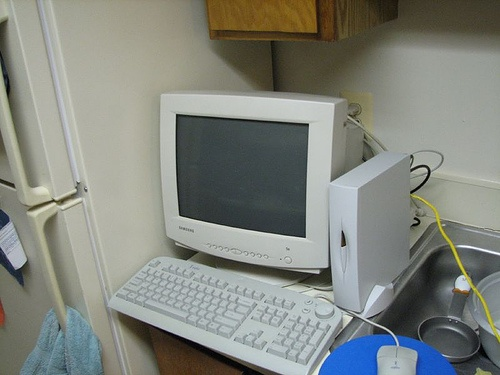
#> input picture test.jpg, 500 x 375 px, found by its file name
$ python 033_Laplacian_Filter.py   (older library calls are emulated)
#> lines starting #> are read from the running program, lines starting #| are printed output that depends on the picture
import cv2
import numpy as np

image = cv2.imread("H:\\OpenCV_Learning\\test.jpg")
#> image is the input picture: shape (375, 500, 3); mean B, G, R 126.1, 133.4, 130.1
cv2.namedWindow("input", cv2.WINDOW_AUTOSIZE)
cv2.imshow("input", image)

h, w = image.shape[:2]
#> h = 375; w = 500
src = cv2.GaussianBlur(image, (3, 3), 1)
dst = cv2.Laplacian(src, cv2.CV_32F, ksize=3, delta=127)
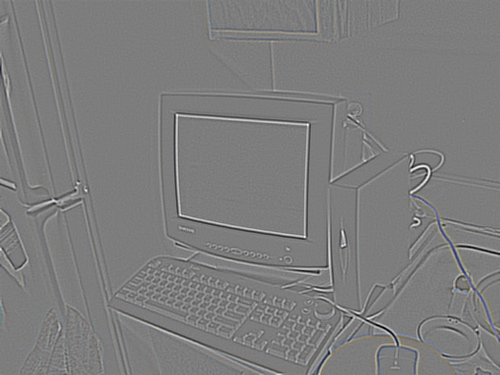
#> dst: shape (375, 500, 3) float32; mean B, G, R 127, 127, 127; drawn with min black and max white
dst = cv2.convertScaleAbs(dst)
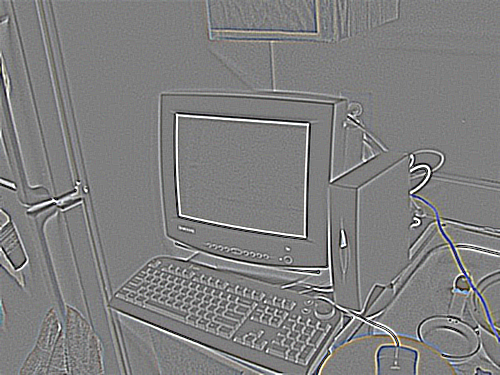
#> dst: shape (375, 500, 3); mean B, G, R 127.2, 127.2, 127.2

result = np.zeros([h, w*2, 3], dtype=image.dtype)
result[0:h, 0:w, :] = image
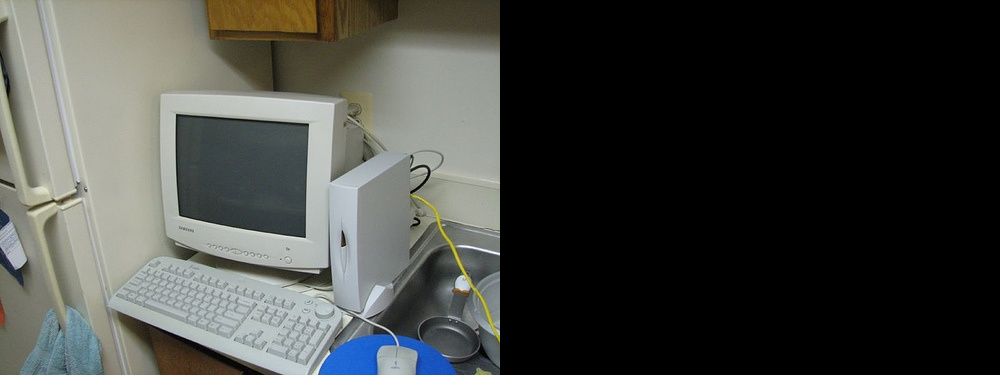
#> result: shape (375, 1000, 3); mean B, G, R 63, 66.7, 65
result[0:h, w:w*2, :] = dst
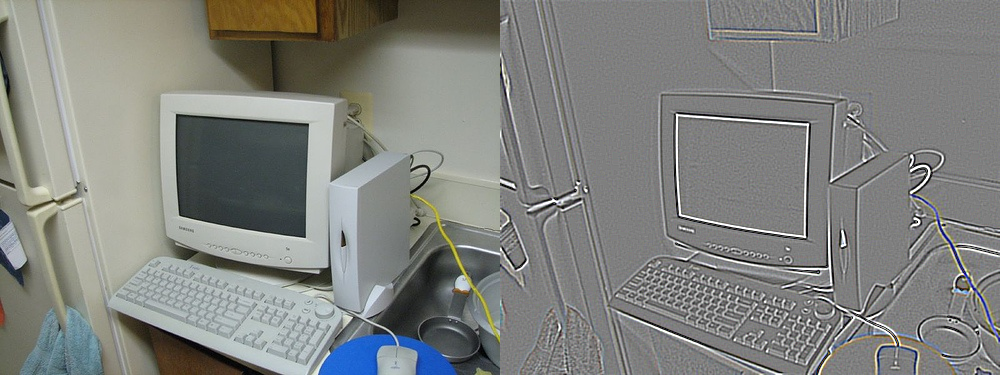
#> result: shape (375, 1000, 3); mean B, G, R 126.6, 130.3, 128.6
cv2.imshow("result", result)
cv2.imwrite("laplacian.png", result)

cv2.waitKey(0)
cv2.destroyAllWindows()
